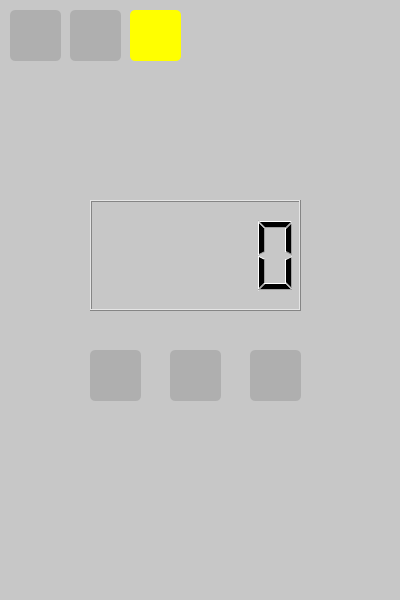
<?xml version="1.0" encoding="UTF-8"?>
<ui version="4.0">
 <class>Stopwatch</class>
 <widget class="QWidget" name="Stopwatch">
  <property name="geometry">
   <rect>
    <x>0</x>
    <y>0</y>
    <width>400</width>
    <height>600</height>
   </rect>
  </property>
  <property name="windowTitle">
   <string>Form</string>
  </property>
  <property name="styleSheet">
   <string notr="true">background-color: rgb(199, 199, 199);</string>
  </property>
  <widget class="QPushButton" name="buttonTimer">
   <property name="geometry">
    <rect>
     <x>70</x>
     <y>10</y>
     <width>51</width>
     <height>51</height>
    </rect>
   </property>
   <property name="whatsThis">
    <string>&lt;html&gt;&lt;head/&gt;&lt;body&gt;&lt;p&gt;&lt;br/&gt;&lt;/p&gt;&lt;/body&gt;&lt;/html&gt;</string>
   </property>
   <property name="styleSheet">
    <string notr="true">border-radius: 5px;
background-color: rgb(175, 175, 175);</string>
   </property>
   <property name="text">
    <string/>
   </property>
   <property name="icon">
    <iconset>
     <normaloff>timer.png</normaloff>timer.png</iconset>
   </property>
   <property name="iconSize">
    <size>
     <width>32</width>
     <height>32</height>
    </size>
   </property>
  </widget>
  <widget class="QPushButton" name="buttonStopwatch">
   <property name="geometry">
    <rect>
     <x>130</x>
     <y>10</y>
     <width>51</width>
     <height>51</height>
    </rect>
   </property>
   <property name="whatsThis">
    <string>&lt;html&gt;&lt;head/&gt;&lt;body&gt;&lt;p&gt;&lt;br/&gt;&lt;/p&gt;&lt;/body&gt;&lt;/html&gt;</string>
   </property>
   <property name="styleSheet">
    <string notr="true">border-radius: 5px;
background-color: rgb(255, 255, 0);</string>
   </property>
   <property name="text">
    <string/>
   </property>
   <property name="icon">
    <iconset>
     <normaloff>stopwatch.png</normaloff>stopwatch.png</iconset>
   </property>
   <property name="iconSize">
    <size>
     <width>32</width>
     <height>32</height>
    </size>
   </property>
  </widget>
  <widget class="QPushButton" name="buttonAlarm_2">
   <property name="geometry">
    <rect>
     <x>10</x>
     <y>10</y>
     <width>51</width>
     <height>51</height>
    </rect>
   </property>
   <property name="whatsThis">
    <string>&lt;html&gt;&lt;head/&gt;&lt;body&gt;&lt;p&gt;&lt;br/&gt;&lt;/p&gt;&lt;/body&gt;&lt;/html&gt;</string>
   </property>
   <property name="styleSheet">
    <string notr="true">border-radius: 5px;
background-color: rgb(175, 175, 175);</string>
   </property>
   <property name="text">
    <string/>
   </property>
   <property name="icon">
    <iconset>
     <normaloff>alarm-clock.png</normaloff>alarm-clock.png</iconset>
   </property>
   <property name="iconSize">
    <size>
     <width>32</width>
     <height>32</height>
    </size>
   </property>
  </widget>
  <widget class="QLCDNumber" name="MainTimer">
   <property name="geometry">
    <rect>
     <x>90</x>
     <y>200</y>
     <width>211</width>
     <height>111</height>
    </rect>
   </property>
   <property name="font">
    <font>
     <family>Segoe UI</family>
    </font>
   </property>
  </widget>
  <widget class="QPushButton" name="buttonAlarmRefresh">
   <property name="geometry">
    <rect>
     <x>250</x>
     <y>350</y>
     <width>51</width>
     <height>51</height>
    </rect>
   </property>
   <property name="whatsThis">
    <string>&lt;html&gt;&lt;head/&gt;&lt;body&gt;&lt;p&gt;&lt;br/&gt;&lt;/p&gt;&lt;/body&gt;&lt;/html&gt;</string>
   </property>
   <property name="styleSheet">
    <string notr="true">border-radius: 5px;
background-color: rgb(175, 175, 175);</string>
   </property>
   <property name="text">
    <string/>
   </property>
   <property name="icon">
    <iconset>
     <normaloff>refresh.png</normaloff>refresh.png</iconset>
   </property>
   <property name="iconSize">
    <size>
     <width>32</width>
     <height>32</height>
    </size>
   </property>
  </widget>
  <widget class="QPushButton" name="buttonAlarmStart">
   <property name="geometry">
    <rect>
     <x>90</x>
     <y>350</y>
     <width>51</width>
     <height>51</height>
    </rect>
   </property>
   <property name="whatsThis">
    <string>&lt;html&gt;&lt;head/&gt;&lt;body&gt;&lt;p&gt;&lt;br/&gt;&lt;/p&gt;&lt;/body&gt;&lt;/html&gt;</string>
   </property>
   <property name="styleSheet">
    <string notr="true">border-radius: 5px;
background-color: rgb(175, 175, 175);</string>
   </property>
   <property name="text">
    <string/>
   </property>
   <property name="icon">
    <iconset>
     <normaloff>start1.png</normaloff>start1.png</iconset>
   </property>
   <property name="iconSize">
    <size>
     <width>32</width>
     <height>32</height>
    </size>
   </property>
  </widget>
  <widget class="QPushButton" name="buttonAlarmPause">
   <property name="geometry">
    <rect>
     <x>170</x>
     <y>350</y>
     <width>51</width>
     <height>51</height>
    </rect>
   </property>
   <property name="whatsThis">
    <string>&lt;html&gt;&lt;head/&gt;&lt;body&gt;&lt;p&gt;&lt;br/&gt;&lt;/p&gt;&lt;/body&gt;&lt;/html&gt;</string>
   </property>
   <property name="styleSheet">
    <string notr="true">border-radius: 5px;
background-color: rgb(175, 175, 175);</string>
   </property>
   <property name="text">
    <string/>
   </property>
   <property name="icon">
    <iconset>
     <normaloff>pause.png</normaloff>pause.png</iconset>
   </property>
   <property name="iconSize">
    <size>
     <width>32</width>
     <height>32</height>
    </size>
   </property>
  </widget>
 </widget>
 <resources/>
 <connections/>
</ui>
